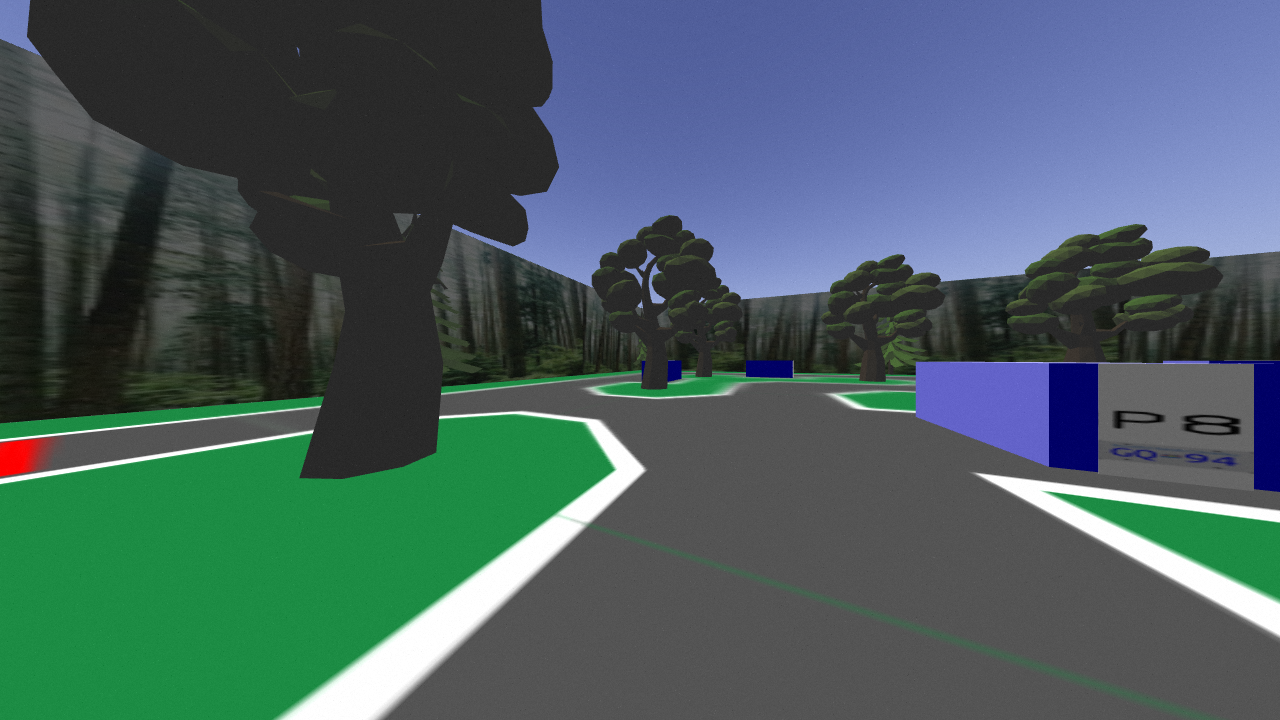
#> input picture experiments/test_images/102.png, 1280 x 720 px; its folder holds only this picture in this run
$ python detection.py
#> lines starting #> are read from the running program, lines starting #| are printed output that depends on the picture; after the words box and inside, x2 and y2 are one past the last pixel; in counts of white or black regions, pixels touching at a corner belong together
### ldriver/licence/hsv_config.py
import numpy as np

class HSVRanges:
    """stores two lists of

    Attributes:
        lower (list): list of lower hsv values
        upper (list): list of upper hsv values
    """
    def __init__(self):
        self.lower = []
        self.upper = []

    def add_range(self, hsv_upper, hsv_lower):
        self.upper.append(np.array(hsv_upper))
        self.lower.append(np.array(hsv_lower))

    def get_ranges(self):
        return zip(self.lower, self.upper)

uh = 0
us = 0
uv1 = 125
lh = 0
ls = 0
lv1 = 90
lv2 = 155
uv2 = 210

licence_ranges = HSVRanges()
licence_ranges.add_range([uh,us,uv1], [lh,ls,lv1])
licence_ranges.add_range([uh,us,uv2],[lh,ls,lv2])

### ldriver/licence/utils.py
import cv2

#################################################
# Inspired by https://stackoverflow.com/questions/55149171/how-to-get-roi-bounding-box-coordinates-with-mouse-clicks-instead-of-guess-che
#################################################
# Edits made:
# - added cache for undoing
# - made display part of
# - took image as in init arg instead of reading from file
#################################################
class BoundingBoxWidget(object):
    def __init__(self, image):
        self.original_image = image
        self.clone = self.original_image.copy()

        cv2.namedWindow('image')
        cv2.setMouseCallback('image', self.extract_coordinates)

        # Bounding box reference points
        self.image_coordinates = []
        self.cache = []

    # [19 lines left out: function extract_coordinates, not called in this run]

    def show_image(self):
        return self.clone

    def display(self):
        while True:
            cv2.imshow('image', self.show_image())
            key = cv2.waitKey(1)

            # Close program with keyboard 'q'
            if key == ord('q'):
                cv2.destroyAllWindows()
                exit(1)
            elif key == ord('z'):
                self.clone = self.cache.pop()

# [3 lines that do not run on import are left out]


### ldriver/licence/detection.py
import cv2
import imutils
import numpy as np
from operator import itemgetter
from hsv_config import licence_ranges
from functools import reduce

def hsv_threshold(img):
    """ Thresholds img by hsv range defined in hsv_config

    Args:
        img (numpy.ndarray): image matrix

    Returns:
        numpy.ndarray: thresholded image
    """
    out_img = img.copy()
    hsv = cv2.cvtColor(out_img, cv2.COLOR_BGR2HSV)
    cv2.medianBlur(hsv,5)
    msks = [cv2.inRange(hsv, l, u) for l, u in licence_ranges.get_ranges()]
    out_img = reduce((lambda x, y: cv2.bitwise_or(x,y)), msks)
    return out_img

def rect_contours(img, orig_img=None, min_area=800):
    """ Finds large rectangular contours.

    Args:
        img (numpy.ndarray): processed version of orig_img that will be used to detect contours
        orig_img (numpy.ndarray): original, unaltered version that found contours will be drawn on
        min_area (int): all rectangles that have a smaller area will be filtered out

    Returns:
        numpy.ndarray: Contours detected (Opencv2 style)
        numpy.ndarray: orig_img with contours drawn on (Red)
    """
    out_img = orig_img.copy() if orig_img is not None else img.copy()

    # Grab largest contours in reverse area order
    edged = cv2.Canny(img.copy(), 30, 200)
    contours = cv2.findContours(edged.copy(), cv2.RETR_TREE, cv2.CHAIN_APPROX_SIMPLE)
    contours = imutils.grab_contours(contours)
    contours = sorted(contours, key=cv2.contourArea, reverse = True)[:5] # 5 largest

    # Approximate rectangular contours
    def approx_rect(c):
        peri = cv2.arcLength(c, True)
        approx = cv2.approxPolyDP(c, 0.02 * peri, True)
        return approx

    # filter non-rectangular, and too small contours
    best_conts = np.array(list(
        filter(lambda c: cv2.contourArea(c) > min_area,
        filter(lambda x: len(x)==4,
        map(approx_rect,
        contours)))))
    cv2.drawContours(out_img, best_conts, -1, (0, 0, 255), 3)

    return best_conts, out_img

def combine_rects(contours, orig_img=None):
    """Combine the two rectangles if there is need

    Args:
        contours (numpy.ndarray): Opencv2 style contours
        orig_img (numpy.ndarray, optional): original image to draw final rectangle on. Defaults to None.

    Returns:
        numpy.ndarray: points denoting a rectangle
        numpy.ndarray: orig_img with rectangle corners drawn on (Green)
    """
    out_img = orig_img.copy() if orig_img is not None  else None
    #
    rect_pts = np.array([])
    print(len(contours))
    if contours.shape[0] > 2:
        all_pts = contours.reshape(-1, contours.shape[-1]) if contours.size else contours
        all_pts = sorted(all_pts, key=itemgetter(1))
        rect_pts = np.int32(all_pts[:4:2]+all_pts[-4::2])
        line_pts = rect_pts.reshape((-1, 1, 2))
        cv2.polylines(orig_img, line_pts, True, (0, 255 ,0), 3)

    return rect_pts, out_img

def sort_rect_pts(pts):
    """ Given points that are the corners of a rectangle sort by left to right first, then top to bottom

    Args:
        pts (iterable): array of (x,y) points

    Returns:
        numpy.float32: list of ordered points
    """

    # This only works if the right two points and the left two points never cross axes
    # sort by x
    x_sort = sorted(pts, key=itemgetter(0))
    left_pts, right_pts = x_sort[:2], x_sort[-2:]

    # sort by y
    left_pts, right_pts = sorted(left_pts, key=itemgetter(1)), sorted(right_pts, key=itemgetter(1))

    return np.float32(left_pts+right_pts)

def warp_rect(img, in_pts, out_pts=np.float32([[0,0],[300,0],[0,300],[300,300]]), size=(300,300)):
    """ Using rectangular corner coordinates, warps the shape specified by in_pts in img to a new image
        of size size specified by out_pts

    Args:
        img (numpy.ndarray): original image
        in_pts (numpy.float32): 4 points on img to be cropped and warped
        out_pts (numpy.float32, optional): 4 points on returned image to be warped to.
        Defaults to np.float32([[0,0],[300,0],[0,300],[300,300]]).
        size (tuple, optional): size of output image. Defaults to (300,300).

    Returns:
        numpy.ndarray: output image.
    """
    # To match all points by sorting cartesianly
    inpts, outpts = sort_rect_pts(in_pts), sort_rect_pts(out_pts)
    # Compute the perspective transform M
    M = cv2.getPerspectiveTransform(inpts, outpts)

    # Apply the perspective transformation to the image
    dest = cv2.warpPerspective(img,M,size)
    return dest

def dilate_erode(img):
    """ Denoise salt and pepper noise in an image through dilation and erosion

    Args:
        img (numpy.ndarray): binary image matrix

    Returns:
        numpy.ndarray: denoised binary image
    """
    kernel5 = np.ones((5,5), np.uint8)
    kernel3 = np.ones((3,3), np.uint8)
    img = cv2.dilate(img, kernel5, iterations=1)
    img = cv2.erode(img, kernel5, iterations=1)
    img = cv2.erode(img, kernel3, iterations=2)
    img = cv2.dilate(img, kernel5, iterations=2)
    return img

# [18 lines left out: function find_licence, not called in this run]

if __name__ == '__main__':
    # Testing
    import glob
    # orig_img = cv2.imread('./experiments/test_images/74.png')
    for img in glob.glob('experiments/test_images/*.png'):
        orig_img = cv2.imread(img)
#> orig_img is the input picture: shape (720, 1280, 3); mean B, G, R 96.2, 94, 72.7
        cv2.imshow('testing', orig_img)
        cv2.waitKey(0)

        thresh = hsv_threshold(orig_img)
#> in hsv_threshold, `msks = [cv2.inRange(hsv, l, u) for l, u in licence_ranges.get_ranges()]`: msks = 2 items
#> in hsv_threshold, `out_img = reduce((lambda x, y: cv2.bitwise_or(x,y)), msks)`:
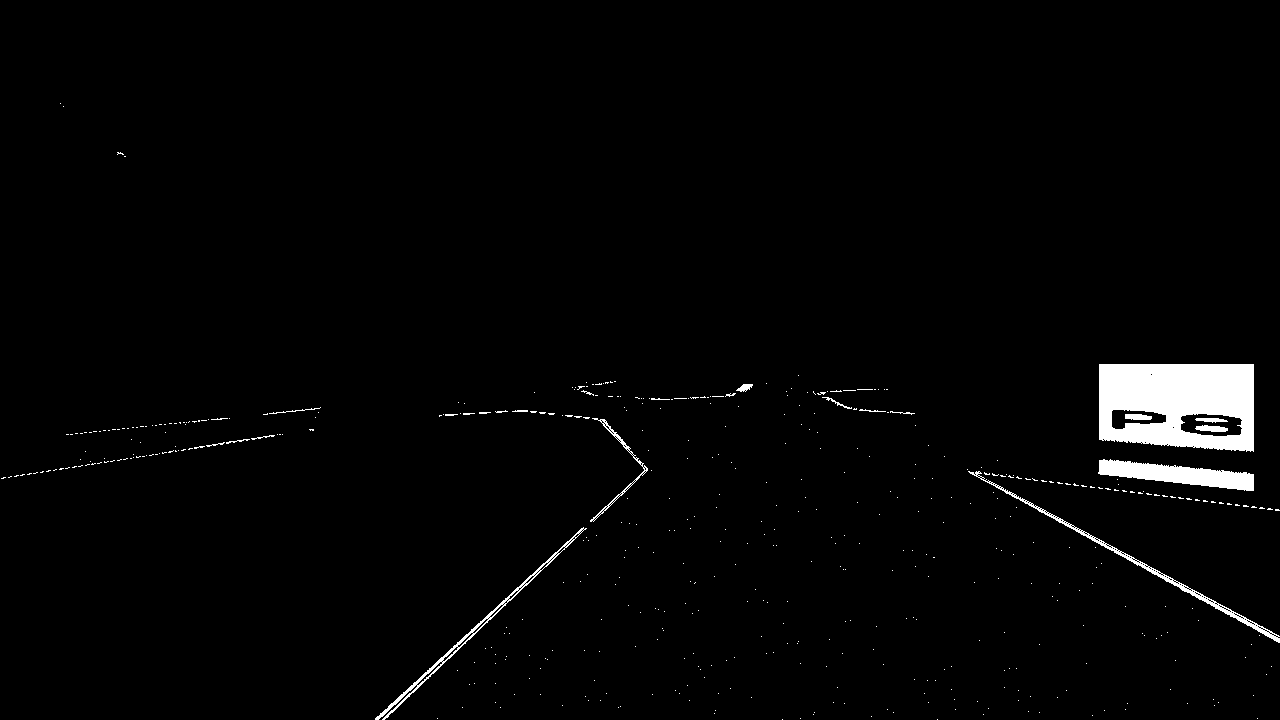
#> out_img: shape (720, 1280); 2% white; 498 white regions (475 under 20 px), largest, box (x1, y1, x2, y2) and area: (1099, 364, 1254, 452) 10902, (1098, 459, 1254, 491) 2569, (968, 471, 1280, 643) 1434
        thresh = dilate_erode(thresh)
#> in dilate_erode, `img = cv2.dilate(img, kernel5, iterations=2)`:
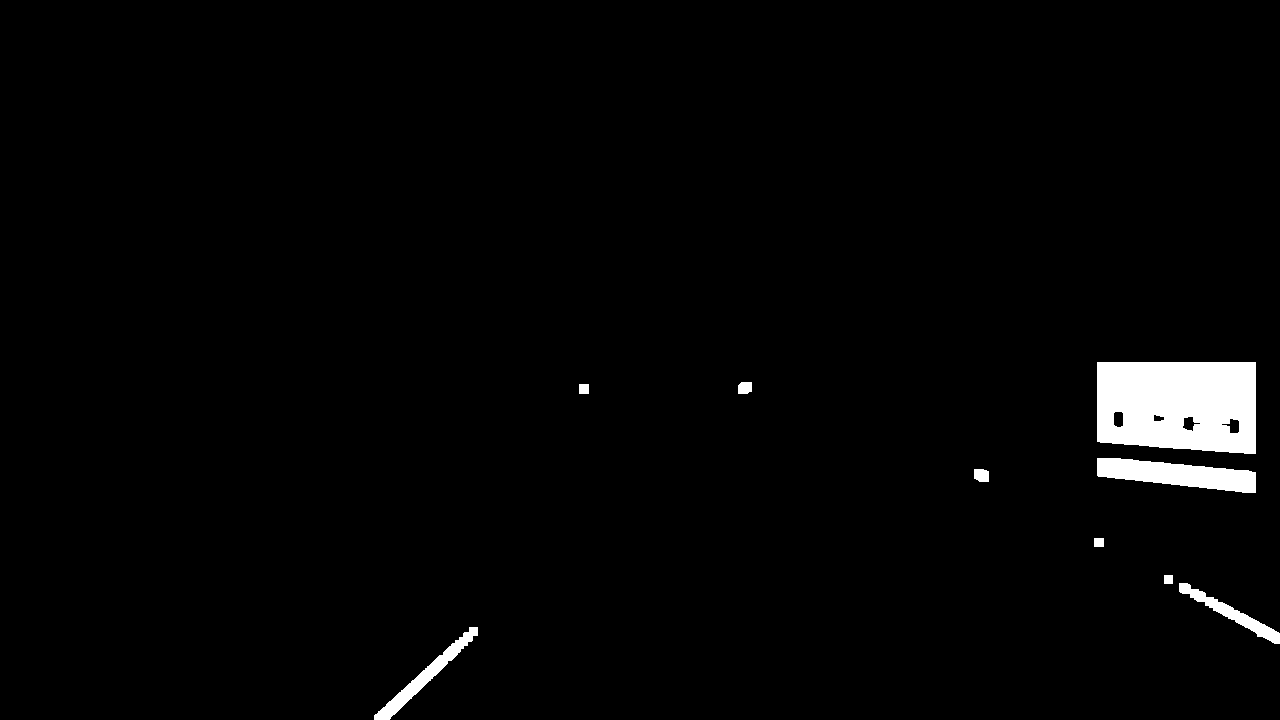
#> img: shape (720, 1280); 2.2% white; 9 white regions, largest, box (x1, y1, x2, y2) and area: (1097, 362, 1256, 454) 13332, (1097, 458, 1256, 493) 3362, (374, 627, 478, 720) 1570
        cv2.imshow('testing', thresh)
        cv2.waitKey(0)

        conts, img = rect_contours(thresh, orig_img)
#> in rect_contours, `edged = cv2.Canny(img.copy(), 30, 200)`:
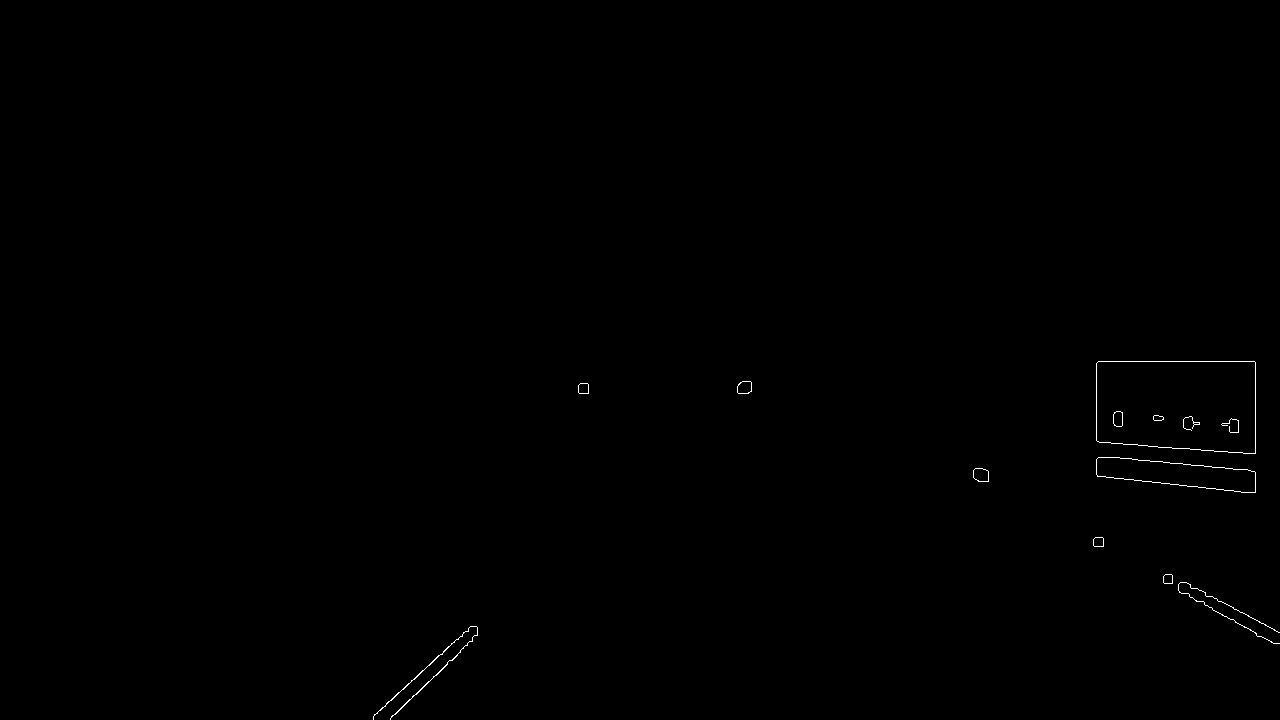
#> edged: shape (720, 1280); 0.19% white in thin lines or dots, all inside (x1, y1, x2, y2) = (373, 361, 1280, 720)
#> in rect_contours, `contours = cv2.findContours(edged.copy(), cv2.RETR_TREE, cv2.CHAIN_APP..`: contours = 23 contours, 4 with area under 20; largest, box (x1, y1, x2, y2) and area: (1096, 361, 1256, 454) 13758, (1096, 361, 1256, 454) 13758, (1096, 457, 1256, 493) 3360, (1096, 457, 1256, 493) 3359, (973, 468, 989, 482) 174
#> in rect_contours, `contours = sorted(contours, key=cv2.contourArea, reverse = True)[:5]`: contours = 5 contours; box (x1, y1, x2, y2) and area: (1096, 361, 1256, 454) 13758, (1096, 361, 1256, 454) 13758, (1096, 457, 1256, 493) 3360, (1096, 457, 1256, 493) 3359, (973, 468, 989, 482) 174
#> in approx_rect, `peri = cv2.arcLength(c, True)`: peri = 492.6
#> in approx_rect, `approx = cv2.approxPolyDP(c, 0.02 * peri, True)`: approx = [[1096, 363], [1097, 441], [1255, 453], [1254, 361]]
#> in rect_contours, `cv2.drawContours(out_img, best_conts, -1, (0, 0, 255), 3)`:
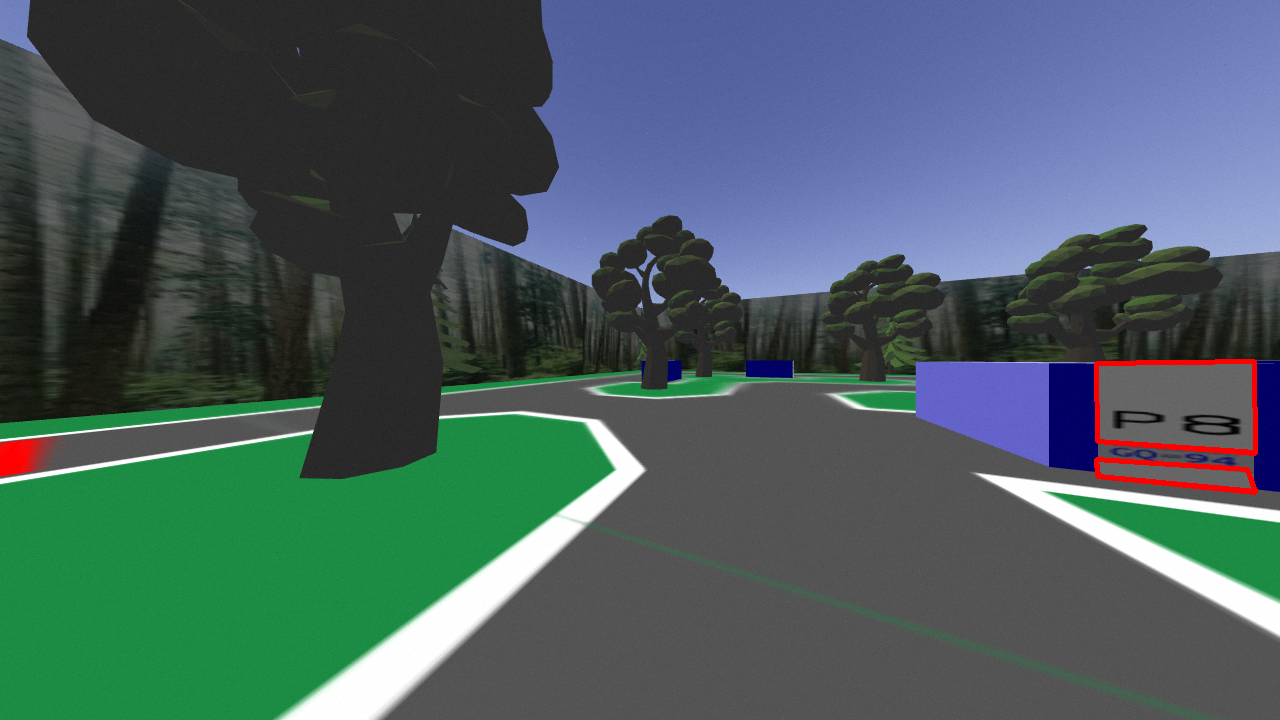
#> out_img: shape (720, 1280, 3); 0.47% of pixels changed, all inside (x1, y1, x2, y2) = (1094, 359, 1258, 495)
        cv2.imshow('testing', img)
        cv2.waitKey(0)

        pts, img = combine_rects(conts, img)
#| 4
#> in combine_rects, `all_pts = contours.reshape(-1, contours.shape[-1]) if contours.size el..`: all_pts = 16 rows, first 8: [1096, 363], [1097, 441], [1255, 453], [1254, 361], [1096, 363], [1254, 361], [1255, 452], [1097, 441]
#> in combine_rects, `all_pts = sorted(all_pts, key=itemgetter(1))`: all_pts = [[1254, 361], [1254, 361], [1096, 363], [1096, 363], [1097, 441], [1097, 441], [1255, 452], [1255, 453], [1096, 459], [1096, 459], [1247, 469], [1247, 469], [1097, 476], [1098, 476], [1255, 491], [1255, 492]]
#> in combine_rects, `rect_pts = np.int32(all_pts[:4:2]+all_pts[-4::2])`: rect_pts = [[1254, 361], [1096, 363], [1097, 476], [1255, 491]]
#> in combine_rects, `line_pts = rect_pts.reshape((-1, 1, 2))`: line_pts has the same summary as rect_pts
#> pts has the same summary as rect_pts in combine_rects
        cv2.imshow('testing', img)
        cv2.waitKey(0)

        try:
            new_img = warp_rect(orig_img, pts)
#> in sort_rect_pts, `x_sort = sorted(pts, key=itemgetter(0))`: x_sort = [[1096, 363], [1097, 476], [1254, 361], [1255, 491]]
#> in sort_rect_pts, `left_pts, right_pts = x_sort[:2], x_sort[-2:]`: left_pts = [[1096, 363], [1097, 476]]; right_pts = [[1254, 361], [1255, 491]]
#> in warp_rect, `inpts, outpts = sort_rect_pts(in_pts), sort_rect_pts(out_pts)`: inpts has the same summary as x_sort in sort_rect_pts; outpts = [[0, 0], [0, 300], [300, 0], [300, 300]]
#> in warp_rect, `M = cv2.getPerspectiveTransform(inpts, outpts)`: M = [[-56.71, 0.502, 61976.8], [-0.872, -68.87, 25953.5], [-0.0247, 0.000409, 1]]
#> in warp_rect, `dest = cv2.warpPerspective(img,M,size)`:
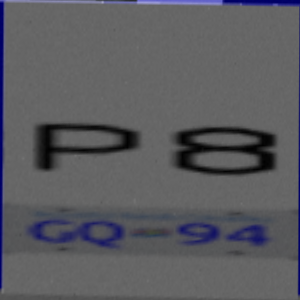
#> dest: shape (300, 300, 3); mean B, G, R 96.1, 91.6, 91.4
            cv2.imshow('testing', new_img)
            cv2.waitKey(0)
        except:
            print('no licence')

    from utils import BoundingBoxWidget
    bbwidget = BoundingBoxWidget(new_img)
    bbwidget.display()
#> (key q is pressed here)
#> (the run stopped early here; a loop or call above may not have finished)
